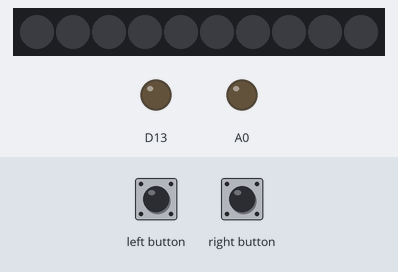
Recording of a sketch running on a simulated Adafruit Circuit Playground Express. Shown: 10 RGB LEDs in strip order, left to right, output pins drawn as LEDs (lit = HIGH). The inputs (shaded band) are chosen by the test bench. Dim RGB values are drawn brighter than linear.

Above: at 1.2 s.
1.3 s: right button pressed for 0.15 s
At 1.36 s:
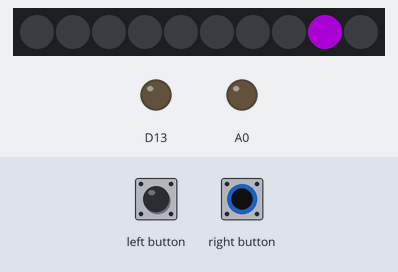
2.0 s: left button pressed for 0.15 s
3.6 s: right button pressed for 1 s
At 3.78 s:
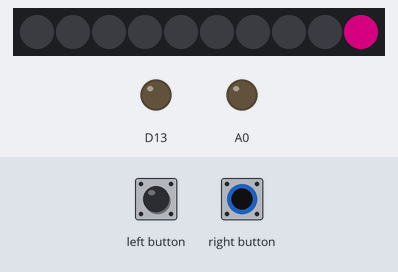
5.2 s: right button pressed for 3.2 s
At 5.87 s:
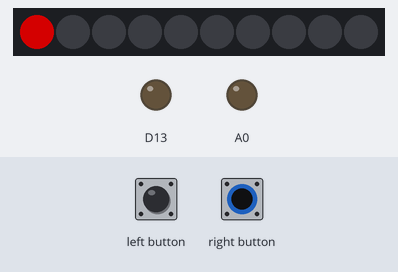
9.0 s: left button pressed for 1 s
Timing chart, 0 to 12.0 s (numbered marks = the images above; inputs shaded):
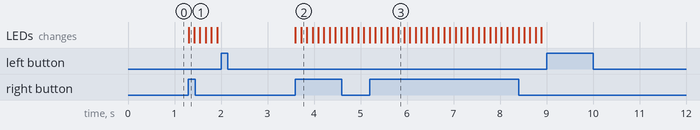

Measured:
- after the input at 1.3 s, the LEDs: change at once (image 1)
- after the input at 2.0 s, every drawn part: stays the same
- after the input at 3.6 s, the LEDs: first change at once (image 2 shows a later state)
- after the input at 5.2 s, the LEDs: first differ from a run without the input after 0.37 s (image 3 shows a later state)
- after the input at 9.0 s, every drawn part: stays the same

The sketch:

emit_tone_volume.ino
```cpp
#include <Adafruit_CircuitPlayground.h>
#include <Wire.h>
#include <SPI.h>

#define TWO_PI 6.28318530717f
int color_rainbow[10][3] = {{255,0,0}, {255,153,0}, {204,255,0}, {51,255,0}, {0,255,102}, {0,255,255}, {0,102,255}, {51,0,255}, {204,0,255}, {255,0,153}};

void setup() {
  CircuitPlayground.begin();              // initialize the CP library
  CircuitPlayground.strip.setBrightness(128);

}

// the sound producing function (a brute force way to do it)
void makeTone (unsigned char speakerPin, int frequencyInHertz, long timeInMilliseconds) {
  int x;
  long delayAmount = (long)(1000000/frequencyInHertz);
  long loopTime = (long)((timeInMilliseconds*1000)/(delayAmount*2));
  for (x=0; x<loopTime; x ++) {        // the wave will be symetrical (same time high & low)
     analogWrite(speakerPin,10);   // Set the pin high
     delayMicroseconds(delayAmount);  // and make the tall part of the wave
     analogWrite(speakerPin,0);    // switch the pin back to low
     delayMicroseconds(delayAmount);  // and make the bottom part of the wave
  }
}

void loop() {
  // put your main code here, to run repeatedly:
  if(CircuitPlayground.rightButton()) {   // play when we press the right button
    for(int i=98; i < 114; i++) {
      CircuitPlayground.clearPixels();
      int freq = 440*pow(2, (i-69) / 12.0);
      CircuitPlayground.strip.setPixelColor(i % 10, color_rainbow[i%10][0], color_rainbow[i%10][1], color_rainbow[i%10][2]);
      CircuitPlayground.strip.show();
      makeTone(A0, freq, 80);
      delay(40);
      if(CircuitPlayground.leftButton()) {
        break;
      }
      CircuitPlayground.clearPixels();
    }
  }

}
```
